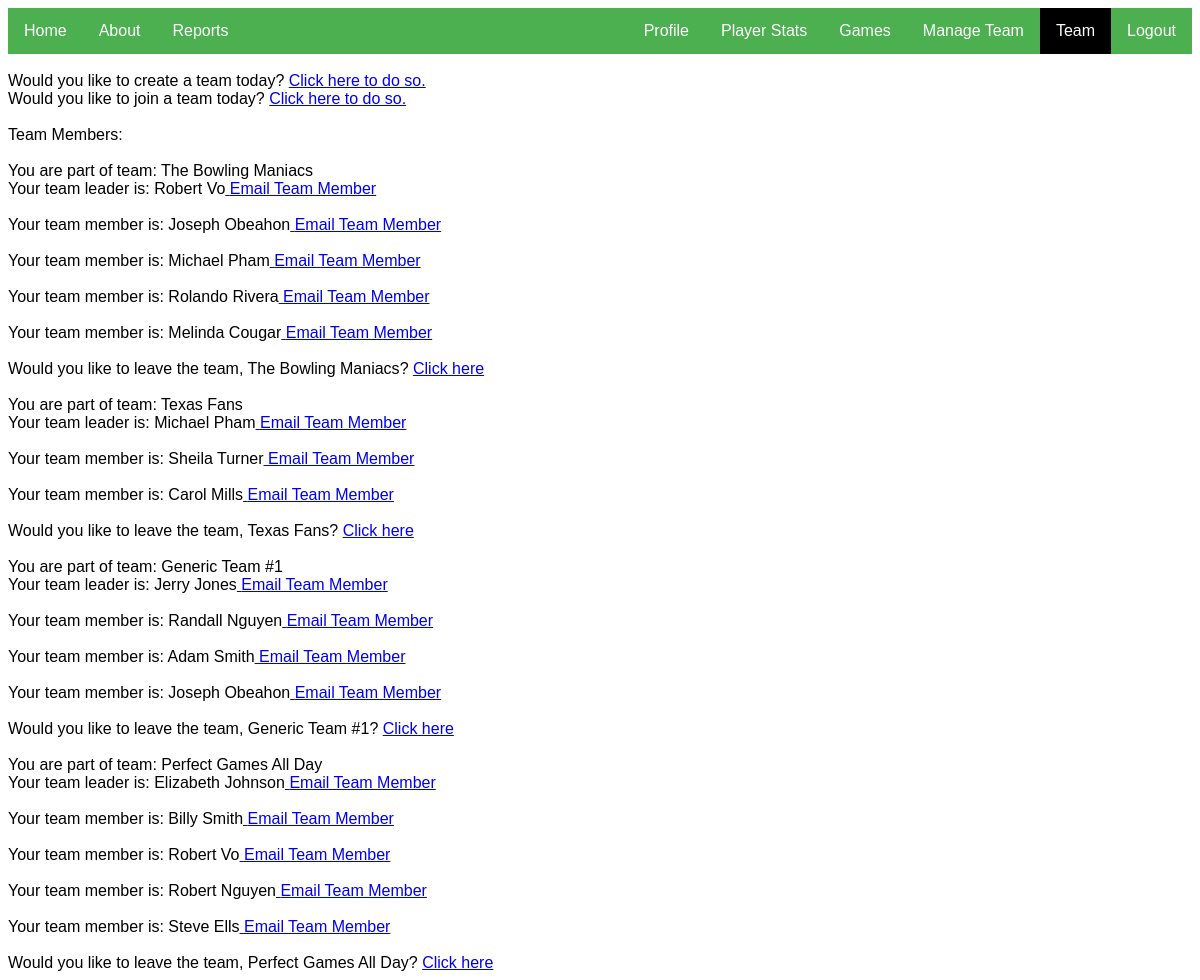
The page /team.php (signed in) on the database its author committed.
### tables this page shows
CREATE TABLE Team (
  Team_ID             INT             PRIMARY KEY AUTO_INCREMENT,
  Name                VARCHAR(50)	    NOT NULL,
  Leader              INT			        NOT NULL,
  Date_Created        DATETIME,
  Game_Count          INT			        DEFAULT 0,
  Win_Count           INT			        DEFAULT 0,
  Player_1	          INT             NULL,
  Player_2	          INT             NULL,
  Player_3	          INT             NULL,
  Player_4	          INT             NULL,
  Player_5	          INT             NULL,
  Date_Added          DATETIME,
  Last_Date_Modified  DATETIME,
  FOREIGN KEY    (Leader)       REFERENCES Players(Player_ID)
    ON DELETE RESTRICT,
  FOREIGN KEY    (Player_1)     REFERENCES Players(Player_ID)
    ON DELETE RESTRICT,
  FOREIGN KEY    (Player_2)     REFERENCES Players(Player_ID)
    ON DELETE RESTRICT,
  FOREIGN KEY    (Player_3)     REFERENCES Players(Player_ID)
    ON DELETE RESTRICT,
  FOREIGN KEY    (Player_4)     REFERENCES Players(Player_ID)
    ON DELETE RESTRICT,
  FOREIGN KEY    (Player_5)     REFERENCES Players(Player_ID)
    ON DELETE RESTRICT,
  CHECK (Game_Count >= 0),
  CHECK (Win_Count >= 0)
);

### public_html/team.php (the view, shortened to what this page needs)
<?php
function createPlayersArray()
{
    $conn = connectToDatabase();
    $sql = "SELECT First_Name, Last_Name, Player_ID from Players";
    $result = $conn->query($sql);
    $teams = array();
    if ($result->num_rows > 0) {
        while ($row = $result->fetch_assoc()) {
            $teams[$row['Player_ID']] = $row['First_Name'] . ' ' . $row['Last_Name'];
        }
    } else {
        echo "0 results";
    }
    return $teams;
}
?>
<?php
function createPlayerEmailArray()
{
    $conn = connectToDatabase();
    $sql = "SELECT Email, Player_ID from Players";
    $result = $conn->query($sql);
    $teams = array();
    if ($result->num_rows > 0) {
        while ($row = $result->fetch_assoc()) {
            $teams[$row['Player_ID']] = $row['Email'];
        }
    } else {
        echo "0 results";
    }
    return $teams;
}
?>
<?php
if (!isset($_SESSION["sess_user"]))
{
    header("location:loginForm.php");
}
else {
    ?>
    <!doctype html>
    <html>
    <head>
        <link rel="stylesheet" type="text/css" href="index.css">
        <link rel="stylesheet" type="text/css"
              href="loginAndRegistrationForm.css">
        <link rel="stylesheet" type="text/css" href="team.css">
    </head>
    <body>
    <?php
    include 'menuBar.php';
    $conn = connectToDatabase();
    ?>
    <br>Would you like to create a team today? <a href="createTeam.php">Click here to do so.</a>
    <br>Would you like to join a team today? <a href="joinTeam.php">Click here to do so.</a>
    <div id="id"><br>Team Members:</div>
    </body>
    </html>
    <?php
    $user = $_SESSION['sess_user'];
    $query1 = "SELECT * FROM players WHERE Email = '$user'";
    $result = $conn->query($query1);
    $query1 = "SELECT * FROM players WHERE Email = '$user'";
    $result = $conn->query($query1);
    $numrows = $result->num_rows;
    if ($numrows != 0) {
        while ($row = mysqli_fetch_assoc($result)) {
            $playerid = $row['Player_ID'];
        }
    }
    $query1 = "SELECT * FROM team WHERE Player_1 = '$playerid' OR
Player_2 = '$playerid' OR Player_3 = '$playerid' OR Player_4 =
'$playerid' OR Player_5 = '$playerid'";
    $result = $conn->query($query1);
    $numrows = $result->num_rows;
    if ($numrows != 0) {
        while ($row = mysqli_fetch_assoc($result)) {
            $teamname = $row['Name'];
            $teamMember1 = $row['Leader'];
            $teamMember2 = $row['Player_1'];
            $teamMember3 = $row['Player_2'];
            $teamMember4 = $row['Player_3'];
            $teamMember5 = $row['Player_4'];
            $teamMember6 = $row['Player_5'];
            $teamID = $row['Team_ID'];
            $teams = createPlayersArray();
            $allEmails = createPlayerEmailArray();
            echo "<br> You are part of team: " . $teamname;
            if ($teamMember1 and $teamMember1 != $playerid) {
                if ($teamMember1 == $playerid) {
                    $yourPlayerID = 'Leader';
                } else {
                    echo "<br> Your team leader is: " . $teams[$teamMember1];
                    echo "<a href='mailto:" . $allEmails[$teamMember1] . "'> Email Team Member</a></br>";
                }
            }
            if ($teamMember2) {
                if ($teamMember2 == $playerid) {
                    $yourPlayerID = 'Player_1';
                } else {
                    echo "<br> Your team member is: " . $teams[$teamMember2];
                    echo "<a href='mailto:" . $allEmails[$teamMember2] . "'> Email Team Member</a></br>";
                }
            }
            if ($teamMember3) {
                if ($teamMember3 == $playerid) {
                    $yourPlayerID = 'Player_2';
                } else {
                    echo "<br> Your team member is: " . $teams[$teamMember3];
                    echo "<a href='mailto:" . $allEmails[$teamMember3] . "'> Email Team Member</a></br>";
                }
            }
            if ($teamMember4) {
                if ($teamMember4 == $playerid) {
                    $yourPlayerID = 'Player_3';
                } else {
                    echo "<br> Your team member is: " . $teams[$teamMember4];
                    echo "<a href='mailto:" . $allEmails[$teamMember4] . "'> Email Team Member</a></br>";
                }
            }
            if ($teamMember5) {
                if ($teamMember5 == $playerid) {
                    $yourPlayerID = 'Player_4';
                } else {
                    echo "<br> Your team member is: " . $teams[$teamMember5];
                    echo "<a href='mailto:" . $allEmails[$teamMember5] . "'> Email Team Member</a></br>";
                }
            }
            if ($teamMember6) {
                if ($teamMember6 == $playerid) {
                    $yourPlayerID = 'Player_5';
                } else {
                    echo "<br> Your team member is: " . $teams[$teamMember6];
                    echo "<a href='mailto:" . $allEmails[$teamMember6] . "'> Email Team Member</a></br>";
                }
            }
            echo 'Would you like to leave the team, ' . $teamname . '? ';
            $preparedGetQuery = '?teamID=' . $teamID . '&player=' . $yourPlayerID;
            echo '<a href=leaveTeam.php' . $preparedGetQuery . '>';
            echo 'Click here</a><br>';
        }
    }
}
?>

### public_html/index.css (style rules this page uses)
body { font-family: "Arial"; }

### rows shown on the page
team: Name "The Bowling Maniacs", Leader "Robert Vo", Player_1 "Joseph Obeahon", Player_2 "Michael Pham", Player_4 "Rolando Rivera", Player_5 "Melinda Cougar"
team: Name "Texas Fans", Leader "Michael Pham", Player_2 "Sheila Turner", Player_3 "Carol Mills"
team: Name "Generic Team #1", Leader "Jerry Jones", Player_1 "Randall Nguyen", Player_2 "Adam Smith", Player_4 "Joseph Obeahon"
team: Name "Perfect Games All Day", Leader "Elizabeth Johnson", Player_1 "Billy Smith", Player_2 "Robert Vo", Player_4 "Robert Nguyen", Player_5 "Steve Ells"
